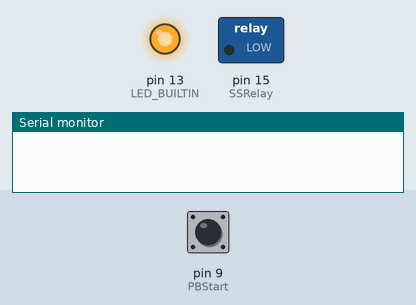
This sketch was run on a simulated Arduino Uno, built with avr-gcc and run on an emulated ATmega328P. Parts: switched loads named in the sketch (green lamp = pin HIGH), output pins drawn as LEDs (lit = HIGH), the last lines printed to the serial monitor. Dashed ring = blinking. The test bench sets the inputs (shaded band); at power-on: pin 9 (PBStart) LOW.

Above: at 1.2 s.
1.3 s: pin 9 (PBStart) pulled HIGH for 1 s
At 1.99 s:
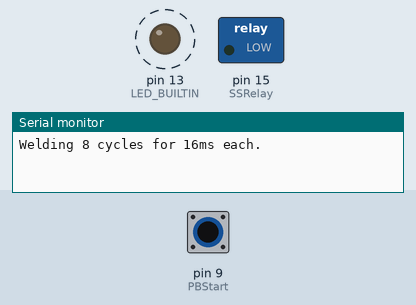
At 3.6 s:
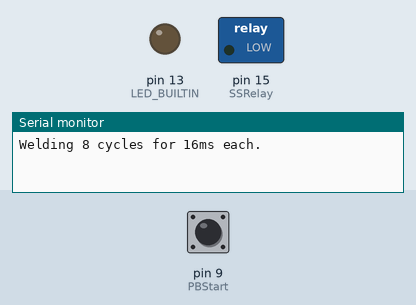
Timing chart, 0 to 5.1 s (numbered marks = the images above; inputs shaded):
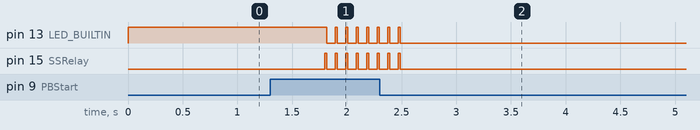

Measured:
- after the input at 1.3 s, pin 13 (LED_BUILTIN): alternates HIGH for 0.02 s and LOW for 0.08 s, 15 changes in all, then stays LOW, starting after 0.52 s; pin 15 (SSRelay): alternates HIGH for 0.02 s and LOW for 0.08 s, 16 changes in all, then stays LOW, starting after 0.50 s

The sketch:

welderv2.ino
```cpp
// this welder is an improvement upon mathew's firmware
// this time around, I want to use proper weld timers, including preweld and postweld
// main weld will be a series of pulses, with x weld and y rest

int SSRelay = 15; // relay output pin, active high
int PBStart = 9;  // pushbutton start pin, active low

// #define PREWELD  // comment out to disable preweld
// #define POSTWELD // comment out to disable postweld

// MAIN WELD SETTINGS ******************************
int START_DELAY = 500;      // delay from PBStart on to weld occuring
int NWELDS = 8;             // number of welds in main burst
int WELD_TIME = (int) 16.6 * 1;          // time to do each weld
int REST_TIME = (int) 16.6 * 5;          // time to rest between welds
int WELD_SAFETY_TIME = 1000; // forced time between finishing one weld and starting another
// **************************************

#ifdef PREWELD // PREWELD SETTINGS ******************************
int PREWELD_TIME = 35; // preweld time in ms
int PREWELD_REST = 50; // rest between preweld and main weld
void preweld()
{
    digitalWrite(LED_BUILTIN, HIGH);
    digitalWrite(SSRelay, HIGH);
    delay(PREWELD_TIME);
    digitalWrite(LED_BUILTIN, LOW);
    digitalWrite(SSRelay, LOW);
    delay(PREWELD_REST);
}
#endif

void weld()
{
    digitalWrite(LED_BUILTIN, HIGH);
    digitalWrite(SSRelay, HIGH);
    delay(WELD_TIME);
    digitalWrite(LED_BUILTIN, LOW);
    digitalWrite(SSRelay, LOW);
    delay(REST_TIME);
}

#ifdef POSTWELD
int POSTWELD_REST = 50; // time between main weld and postweld
int POSTWELD_TIME = 30; // time to do postweld
void postweld()
{
    delay(POSTWELD_REST);
    digitalWrite(LED_BUILTIN, HIGH);
    digitalWrite(SSRelay, HIGH);
    delay(POSTWELD_TIME);
    digitalWrite(LED_BUILTIN, LOW);
    digitalWrite(SSRelay, LOW);
}
#endif

boolean oneShotBits[8]; // oneshot bits available for use for oneshot or toggle calls
uint8_t ONSTracker;

boolean timerInSession[8];                         // for speed, so we only update timer timers when needed
boolean timerMemory[sizeof(timerInSession)];       // make function calls smaller by remembering previous output state
unsigned long timerTimers[sizeof(timerInSession)]; // debounce timers available for use
uint8_t timerTracker;

void setup()
{
    pinMode(LED_BUILTIN, OUTPUT);
    pinMode(PBStart, INPUT);
    pinMode(SSRelay, OUTPUT);
    digitalWrite(SSRelay, LOW);      // active high
    digitalWrite(LED_BUILTIN, HIGH); // active low
    Serial.begin(9600);
}

void loop()
{
    ONSTracker = 0;
    timerTracker = 0;

    if (oneShot(TON(digitalRead(PBStart) == HIGH, START_DELAY, timerTracker++), ONSTracker++))
    {
#ifdef PREWELD
        preweld();
#endif
      Serial.println("Welding " + String(NWELDS) + " cycles for " + String(WELD_TIME) + "ms each.");
        for (int i = 0; i < NWELDS; i++)
        {
            weld();
        }
#ifdef POSTWELD
        postweld();
#endif

        // SAFETY BETWEEN WELDS
        // while (digitalRead(PBStart) == LOW) // wait for the button to release
        //     delay(20);
        delay(WELD_SAFETY_TIME);
    }
}

bool oneShot(boolean precond, uint8_t OSR)
{
    // use global memory to keep track of oneshot bits
    if (precond == 1 && oneShotBits[OSR] == 0)
    {
        oneShotBits[OSR] = 1;
        return 1;
    }
    else if (precond == 0 && oneShotBits[OSR] == 1)
    {
        oneShotBits[OSR] = 0;
        return 0;
    }
    else
        return 0;
}

bool TON(boolean input, int preset, int timerNumber)
{
    if (input && !timerInSession[timerNumber])
        timerTimers[timerNumber] = millis();
    else if (input && timerMemory[timerNumber])
        return 1;
    else if (input && millis() - timerTimers[timerNumber] >= preset)
    {
        timerMemory[timerNumber] = 1;
        return 1;
    }
    else
        ;
    timerMemory[timerNumber] = 0;
    timerInSession[timerNumber] = input;
    return 0;
}
```
